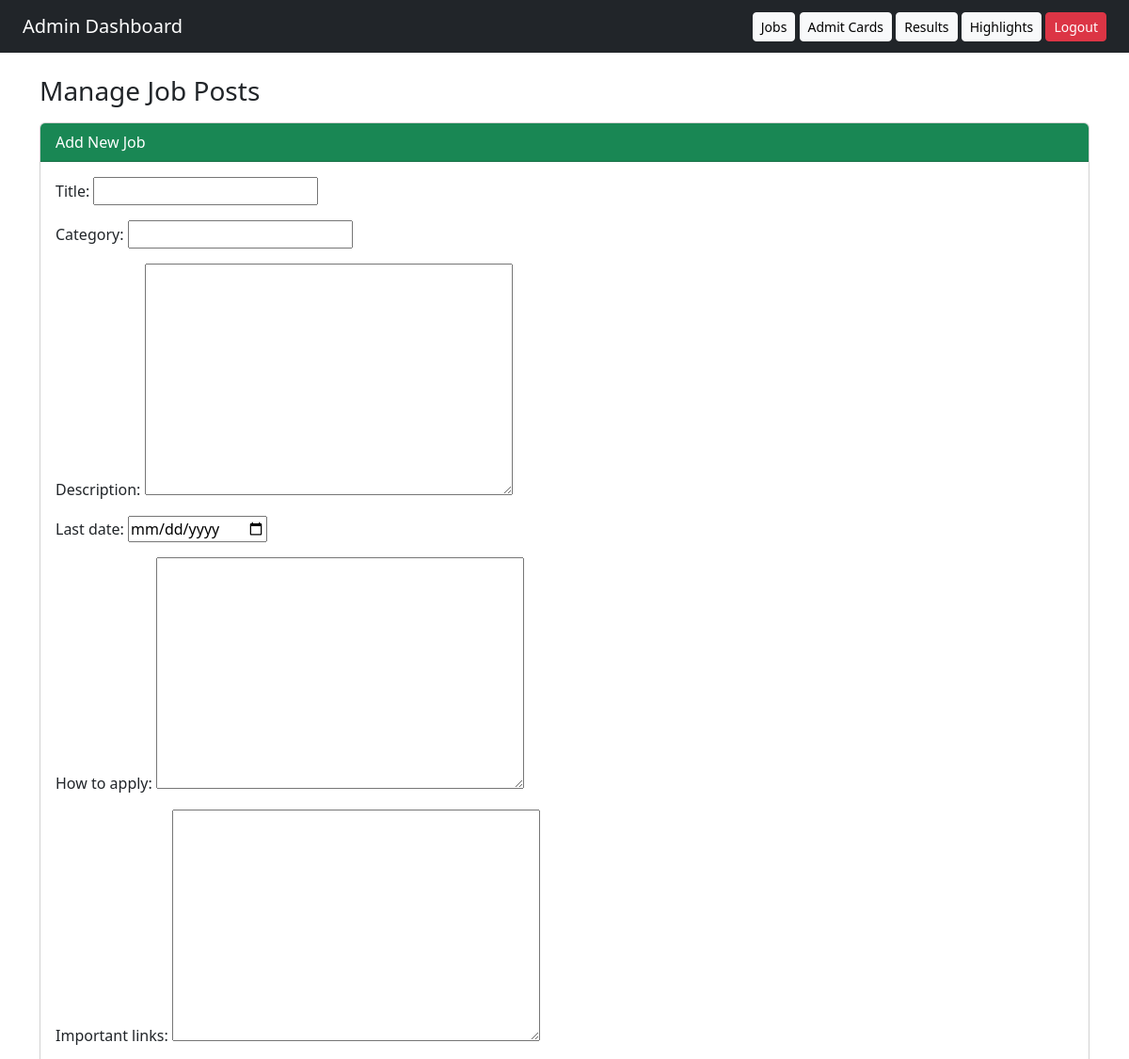
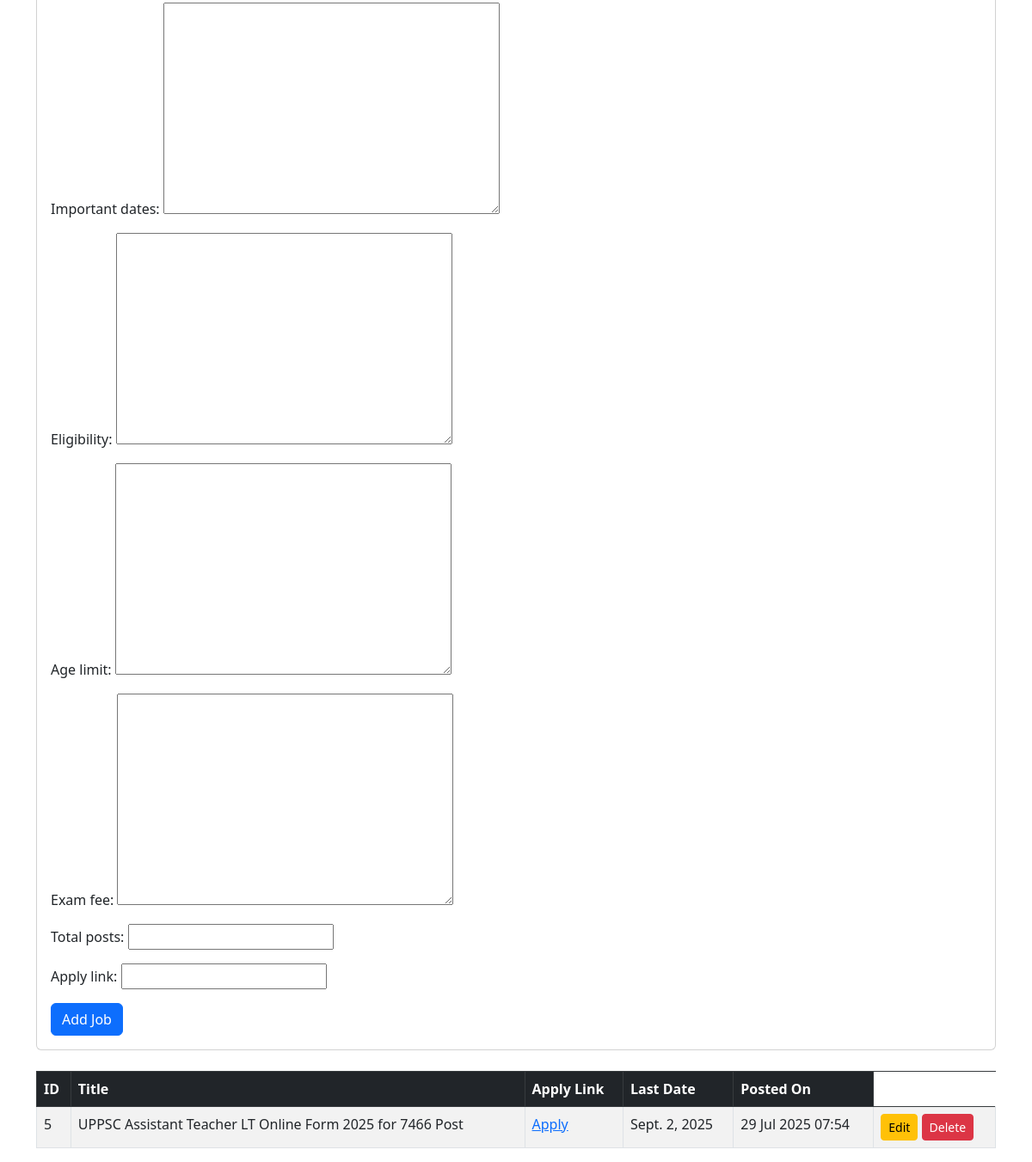
/dashboard/jobs/ (signed in), run on the app's committed database (2 pictures, top to bottom).
### core/models.py (models this page shows, shortened)
class JobPost(models.Model):
    title =  models.CharField(max_length=200)
    category = models.CharField(max_length=100)
    description = models.TextField()
    last_date = models.DateField()
    how_to_apply = models.TextField(blank=True, null=True)
    important_links = models.TextField(blank=True, null=True)
    important_dates = models.TextField(blank=True, null=True)
    eligibility = models.TextField(blank=True, null=True)
    age_limit = models.TextField(blank=True, null=True)
    exam_fee = models.TextField(blank=True, null=True)
    total_posts = models.CharField(max_length=50, blank=True)
    apply_link = models.URLField()
    posted_on = models.DateTimeField(auto_now=True)

### core/views.py (the view)
# urls.py: path('dashboard/jobs/', views.manage_jobs, name='manage_jobs'),
@login_required
def manage_jobs(request):
    jobs = JobPost.objects.all().order_by('-posted_on')
    if request.method == 'POST':
        form = JobPostForm(request.POST)
        if form.is_valid():
            form.save()
            emails = Subscriber.objects.values_list('email', flat=True)
            subject = f"🆕 New Job Posted: {job.title}"
            message = f"New job is now live: {job.title}\nApply here: {job.apply_link}"
            send_notification(subject, message, list(emails))
            return redirect('manage_jobs')
    else:
        form = JobPostForm()
    return render(request, 'dashboard/manage_jobs.html', {
        'jobs': jobs,
        'form': form
    })

### core/forms.py
class JobPostForm(forms.ModelForm):
    class Meta:
        model = JobPost
        fields = ['title', 'category', 'description', 'last_date',
            'how_to_apply', 'important_links', 'important_dates',
            'eligibility', 'age_limit', 'exam_fee', 'total_posts',
            'apply_link']
        widgets = {
            'last_date': forms.DateInput(attrs={'type': 'date'}),
        }

### core/templates/dashboard/manage_jobs.html (shortened to what this page needs)
{% extends "dashboard/dashboard_base.html" %}
{% block content %}
<h3 class="mb-3">Manage Job Posts</h3>
<div class="card mb-4">
    <div class="card-header bg-success text-white">Add New Job</div>
    <div class="card-body">
        <form method="post">
            {{ form.as_p }}
            <button type="submit" class="btn btn-primary">Add Job</button>
        </form>
    </div>
</div>
<table class="table table-bordered table-striped">
    <thead class="table-dark">
        <tr>
            <th>ID</th>
            <th>Title</th>
            <th>Apply Link</th>
            <th>Last Date</th>
            <th>Posted On</th>
        </tr>
    </thead>
    <tbody>
        {% for job in jobs %}
        <tr>
            <td>{{ job.id }}</td>
            <td>{{ job.title }}</td>
            <td><a href="{{ job.apply_link }}" target="_blank">Apply</a></td>
            <td>{{ job.last_date }}</td>
            <td>{{ job.posted_on|date:"d M Y H:i" }}</td>
            <td>
    <a href="{% url 'edit_job' job.id %}" class="btn btn-sm btn-warning">Edit</a>
    <a href="{% url 'delete_job' job.id %}" class="btn btn-sm btn-danger"
       onclick="return confirm('Are you sure to delete this job?');">Delete</a>
</td>
        </tr>
        {% empty %}
        <tr><td colspan="5">No job posts available.</td></tr>
        {% endfor %}
    </tbody>
</table>
{% endblock %}

### data on the page
JobPost: id "5", title "UPPSC Assistant Teacher LT Online Form 2025 for 7466 Post", last_date "Sept. 2, 2025", posted_on "29 Jul 2025 07:54"
